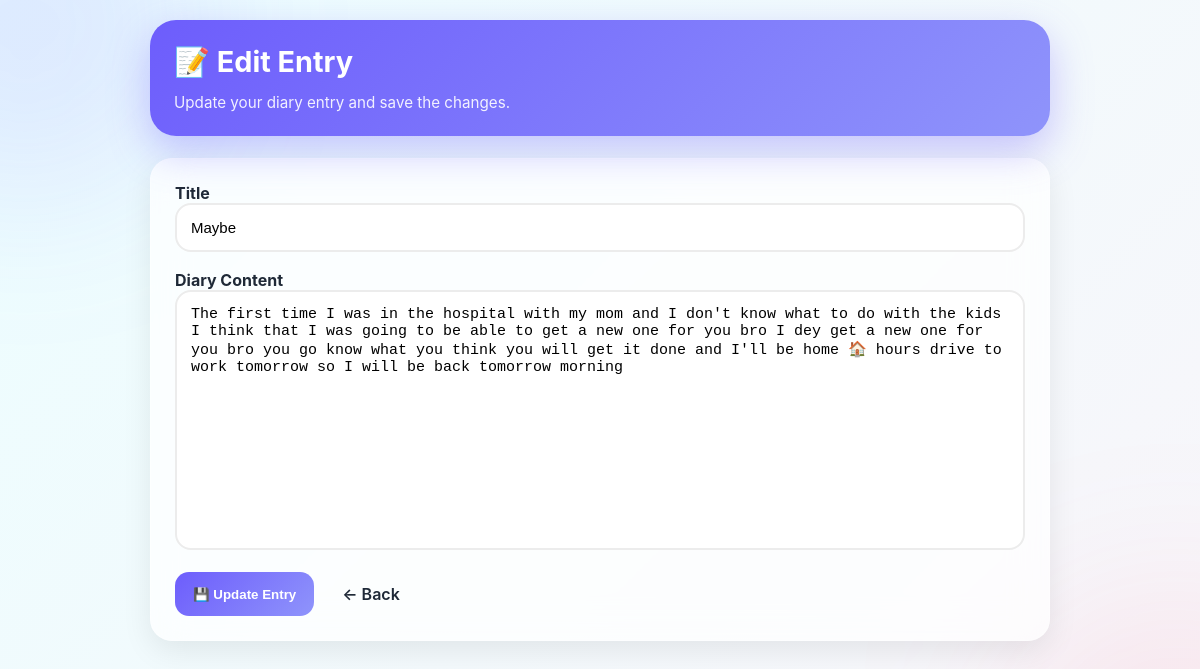
Page /edit/1 (signed in) on the committed database.
### main.py (models this page shows)
class Entry(db.Model):
    id = db.Column(db.Integer, primary_key=True)
    user_id = db.Column(db.Integer, db.ForeignKey('user.id'), nullable=False)
    title = db.Column(db.String(200), nullable=False)
    body = db.Column(db.Text, nullable=False)
    date = db.Column(db.String(50), nullable=False)

### main.py (the view)
@app.route('/edit/<int:uid>', methods=['GET', 'POST'])
@login_required
def edit(uid):
    entry = Entry.query.filter_by(id=uid, user_id=current_user.id).first()
    if request.method == 'POST':
        entry.title = request.form.get('title')
        entry.body = request.form.get('body')
        db.session.commit()
        return redirect('/')
    return render_template('edit.html', entry=entry)

### main.py (called while the page is built)
@login_manager.user_loader
def load_user(user_id):
    return User.query.get(int(user_id))

### templates/edit.html (shortened to what this page needs)
<!DOCTYPE html>
<html lang="en">
<head>
    <link rel="stylesheet"
          href="{{ url_for('static', filename='style.css') }}">
</head>
<body>
<div class="container">
    <div class="header">
        <h1>📝 Edit Entry</h1>
        <p>Update your diary entry and save the changes.</p>
    </div>
    <div class="card">
        <form method="POST">
            <div class="form-group">
                <label>
                    <strong>Title</strong>
                </label>
                <input
                    type="text"
                    name="title"
                    value="{{ entry.title }}"
                    maxlength="200"
                    required>
            </div>
            <div class="form-group">
                <label>
                    <strong>Diary Content</strong>
                </label>
                <textarea
                    name="body"
                    required>{{ entry.body }}</textarea>
            </div>
            <div class="actions">
                <button
                    type="submit"
                    class="btn primary">
                    💾 Update Entry
                </button>
                <a href="/entry/{{ entry.id }}"
                   class="btn">
                    ← Back
                </a>
            </div>
        </form>
    </div>
</div>
</body>
</html>

### static/style.css (style rules this page uses)
*, *::before, *::after { margin:0; padding:0; box-sizing:border-box; }
:root { --primary:#6d5dfc; --primary-dark:#5145cd; --secondary:#8f94fb; --danger:#ff4d6d; --success:#22c55e; --bg:#f5f7ff; --card:#ffffff; --text:#1f2937; --muted:#6b7280; --shadow: 0 10px 30px rgba(0,0,0,.08); --radius:22px; }
html { scroll-behavior:smooth; }
body { min-height:100vh; font-family: Inter, Arial, sans-serif; color:var(--text); overflow-x:hidden; background: linear-gradient( -45deg, #eef2ff, #f5f7ff, #fdf2f8, #ecfeff); background-size:400% 400%; animation: gradientMove 18s ease infinite; }
body::before { content:""; position:fixed; top:-150px; left:-150px; width:350px; height:350px; border-radius:50%; background: rgba(109,93,252,.12); filter:blur(80px); animation: floatBlob 12s infinite ease-in-out; z-index:-1; }
body::after { content:""; position:fixed; bottom:-150px; right:-150px; width:350px; height:350px; border-radius:50%; background: rgba(255,77,109,.10); filter:blur(90px); animation: floatBlob2 14s infinite ease-in-out; z-index:-1; }
.container { width:94%; max-width:900px; margin:auto; padding:20px 0 100px; }
.card { background: rgba(255,255,255,.72); backdrop-filter: blur(18px); -webkit-backdrop-filter: blur(18px); border: 1px solid rgba(255,255,255,.3); border-radius: var(--radius); box-shadow: var(--shadow); padding:24px; animation: cardEntrance .7s ease; }
.header { position:sticky; top:10px; z-index:50; margin-bottom:22px; border-radius:26px; padding:24px; background: linear-gradient( 135deg, var(--primary), var(--secondary)); color:white; box-shadow: 0 15px 40px rgba(109,93,252,.35); animation: slideDown .8s ease; }
.header h1 { font-size:1.8rem; margin-bottom:14px; }
.header p { opacity:.9; font-size:.95rem; }
input, textarea { width:100%; padding:14px; border-radius:16px; border:2px solid #ececec; outline:none; font-size:15px; transition:.3s; }
textarea { resize:none; min-height:260px; }
.form-group { margin-bottom:18px; }
.btn { border:none; cursor:pointer; padding:12px 18px; border-radius:14px; font-weight:600; transition:.3s; }
.primary { background: linear-gradient( 135deg, var(--primary), var(--secondary)); color:white; }
.actions { display:flex; gap:10px; flex-wrap:wrap; margin-top:15px; }
a { text-decoration:none; color:inherit; }

### rows in the picture
Entry: title "Maybe", body "The first time I was in the hospital with my mom and I don't know what to do with the kids I think that I was going to be able to get a new one for you bro I dey get a new one for you bro you go know what you think you will get it done and I'll be home 🏠 hours drive to work tomorrow so I will be back tomorrow morning"
